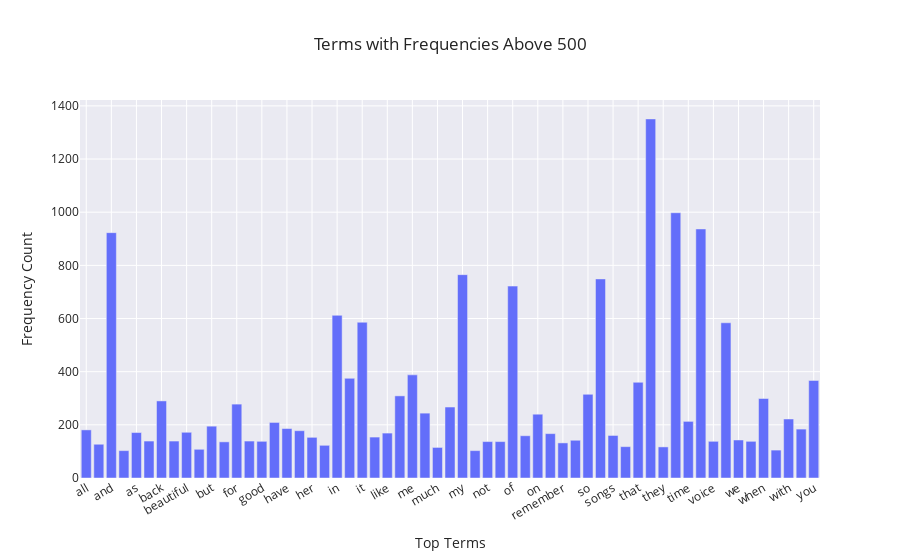

The notebook cell this image was saved under:
### Markdown cell above
### >>> **Exercise 13 (take home):** 
The chart above only contains 300 vocabulary in the documents, and it's already computationally intensive to both compute and visualize. Can you efficiently reduce the number of terms you want to visualize as an exercise.

### Code cell
import plotly.express as px

# Set the minimum frequency threshold
min_frequency = 100

# Get the indices of terms with frequencies above the minimum threshold
high_freq_indices = [idx for idx, freq in enumerate(term_frequencies) if freq > min_frequency]

# Extract the terms and their corresponding frequencies using the identified indices
high_freq_terms = count_vect.get_feature_names_out()[high_freq_indices]
high_freq_values = term_frequencies[high_freq_indices]

# Create a bar chart using Plotly Express
fig = px.bar(x=high_freq_terms, 
             y=high_freq_values, 
             title='Terms with Frequencies Above 500',
             labels={'x': 'Top Terms', 'y': 'Frequency Count'})

# Update the layout of the chart
fig.update_layout(
    xaxis_title='Top Terms',        # Set the x-axis title
    yaxis_title='Frequency Count',  # Set the y-axis title
    xaxis_tickangle=-30,            # Rotate x-axis labels for better visibility
    template='seaborn',             # Use the 'seaborn' theme for styling
    title_x=0.5                     # Center-align the title
)

# Display the bar chart
fig.show()

### Figure 1 — Plotly figure (JSON) as saved in the notebook; plotly's stock layout.template omitted (floating-point values rounded to 4 significant figures)
{"data": [{"alignmentgroup": "True", "hovertemplate": "Top Terms=%{x}<br>Frequency Count=%{y}<extra></extra>", "legendgroup": "", "marker": {"color": "#636efa", "pattern": {"shape": ""}}, "name": "", "offsetgroup": "", "orientation": "v", "showlegend": false, "textposition": "auto", "type": "bar", "x": ["all", "always", "and", "are", "as", "at", "back", "be", "beautiful", "brings", "but", "can", "for", "from", "good", "great", "have", "he", "her", "his", "in", "is", "it", "just", "like", "love", "me", "memories", "much", "music", "my", "never", "not", "now", "of", "old", "on", "one", "remember", "she", "so", "song", "songs", "still", "that", "the", "they", "this", "time", "to", "voice", "was", "we", "what", "when", "will", "with", "years", "you"], "xaxis": "x", "y": [181, 127, 923, 103, 171, 139, 290, 139, 172, 108, 195, 136, 278, 139, 138, 209, 186, 178, 153, 123, 612, 375, 586, 154, 169, 309, 388, 244, 115, 267, 765, 103, 137, 137, 722, 159, 240, 167, 132, 142, 315, 749, 160, 118, 360, 1351, 117, 998, 213, 937, 138, 584, 143, 138, 299, 105, 222, 184, 367], "yaxis": "y"}], "layout": {"barmode": "relative", "legend": {"tracegroupgap": 0}, "title": {"text": "Terms with Frequencies Above 500", "x": 0.5}, "xaxis": {"anchor": "y", "domain": [0, 1], "tickangle": -30, "title": {"text": "Top Terms"}}, "yaxis": {"anchor": "x", "domain": [0, 1], "title": {"text": "Frequency Count"}}}}
